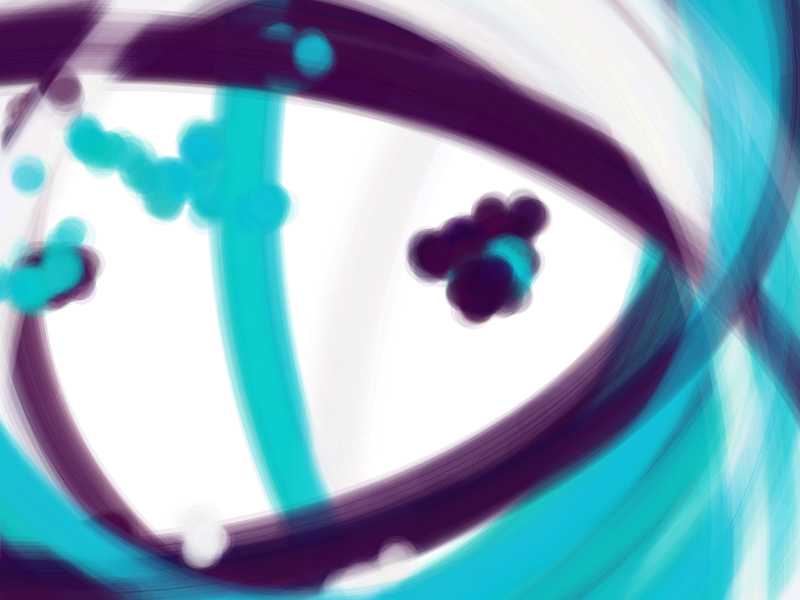
Frame 1 (no input)
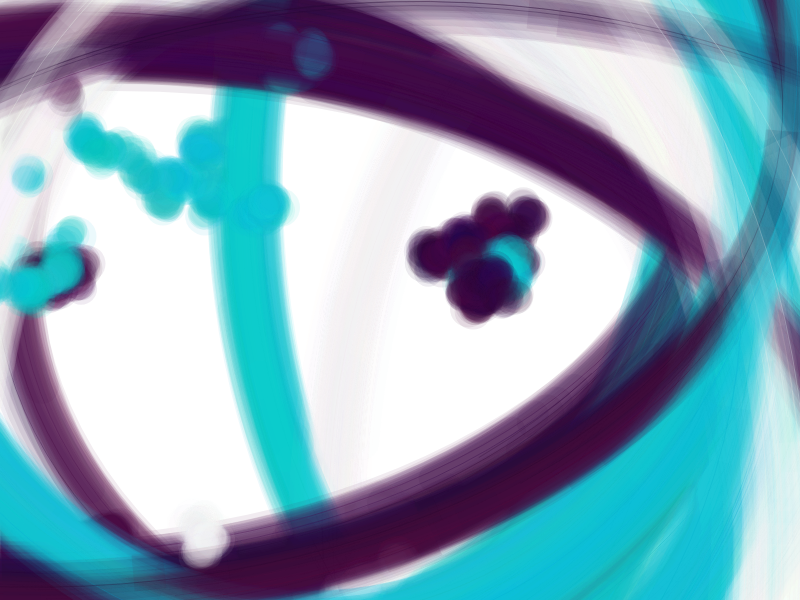
Frame 60 (no input)
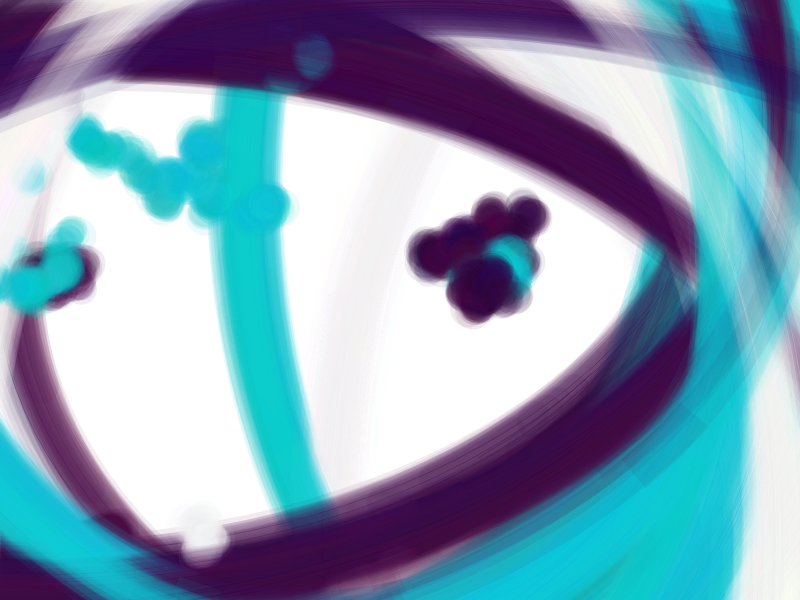
Frame 120 (the mouse pressed at the canvas centre since frame 60)

The p5.js sketch that drew these frames (run headless with seeded random() and noise() and a simulated clock; from frame 60 on, the mouse is pressed at the canvas centre):

// p5.js sketch
// ── sketch.js
//author: Natalie Black :)
var crange = 15;
var c,c1,c2,c3,c4,c5,c6,c7,c8,c9,c10;
var trans = 20;
var count = 0;

function setup() {
  createCanvas(displayWidth, displayHeight);
  noFill();
  c = new Circler(0,50,170,210,170,230);
  c4 = new Circler(0,50,170,210,170,230);
  c5 = new Circler(0,50,170,210,170,230);
  c6 = new Circler(20,95,0,15,35,95);
  c7 = new Circler(20,95,0,15,35,95);
  c8 = new Circler(20,95,0,15,35,95);
  c9 = new Circler(225,250,225,250,225,250);
  c10 = new Circler(225,250,225,250,225,250);
  for(var i = 0; i < 500; i++) {
    c.drawIt();
    c4.drawIt();
    c5.drawIt();
    c6.drawIt();
    c7.drawIt();
    c8.drawIt();
    c9.drawIt();
    c10.drawIt();
  }
}

function csize(s) {
  return max(800,s + random(-10,10));
}

function newRGB(o) {
  return max(min(255,o + random(-crange, crange)),0);
}

function Circler(rmin, rmax,gmin,gmax,bmin,bmax) {
  this.r = random(rmin,rmax);
  this.g = random(gmin,gmax);
  this.b = random(bmin,bmax);
  this.w = random(900,2000);
  this.h = random(900,1400);
  this.px = width*0.5 + random(-width/2.0,width*0.5);
  this.py = height*0.5 + random(-height/2.0,height*0.5);
  this.redmax = rmax;
  this.greenmax = gmax;
  this.bluemax = bmax;
  this.redmin = rmin;
  this.greenmin = gmin;
  this.bluemin = bmin;

  this.drawIt = function() {
    this.r = newRGB(this.r);
    if(this.r > this.redmax || this.r < this.redmin) {
      this.r = random(this.redmin, this.redmax);
    }
    this.g = newRGB(this.g);
    if(this.g > this.greenmax || this.g < this.greenmin) {
      this.g = random(this.greenmin, this.greenmax);
    }
    this.b = newRGB(this.b);
    if(this.b > this.bluemax || this.b < this.bluemin) {
      this.b = random(this.bluemin, this.bluemax);
    }
    stroke(this.r,this.g,this.b,trans);
    strokeWeight(random(25,40));
    this.px = this.px + random(-5,5);
    this.py = this.py + random(-5,5);
    if(this.px > width+this.w || this.px < -this.w || (count > 150 && random(600) > 599)){
      this.px = width*0.5 + random(-width/2.0,width*0.5);
      count = 0;
    }
    if(this.py > height+this.h || this.py < -this.h || (count++ > 150 && random(600) > 599)){
      this.py = height*0.5 + random(-height/2.0,height*0.5);
      count = 0;
    }
    this.w = csize(this.w);
    this.h = csize(this.h);
    this.end = random(2 * PI);
    this.start = this.end + random(-1,1);
    arc(this.px,this.py,this.w,this.h,this.start,this.end);
    bezier(this.px,this.py,this.w,this.h,this.start,this.end);
    if(random(6)>5){
      strokeWeight(0.5)
      stroke(this.r,this.g,this.b,150+ random(-20,20));
      arc(this.px,this.py,this.w,this.h,this.start+random(-0.25,0.25),this.end+random(-0.25,0.25));
    }
  };
};

function draw() {
  strokeCap(SQUARE);
  c.drawIt();
  //c1.drawIt();
  //c2.drawIt();
  //c3.drawIt();
  c4.drawIt();
  c5.drawIt();
  c6.drawIt();
    c7.drawIt();
    c8.drawIt();
    c9.drawIt();
    c10.drawIt();
}
